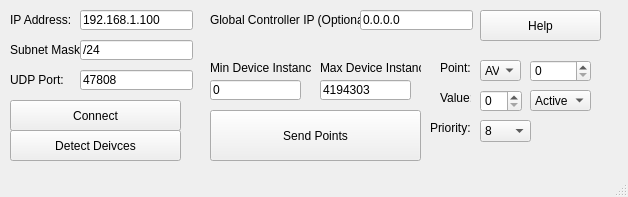
<?xml version="1.0" encoding="UTF-8"?>
<ui version="4.0">
 <class>MainWindow</class>
 <widget class="QMainWindow" name="MainWindow">
  <property name="geometry">
   <rect>
    <x>0</x>
    <y>0</y>
    <width>628</width>
    <height>197</height>
   </rect>
  </property>
  <property name="windowTitle">
   <string>MainWindow</string>
  </property>
  <widget class="QWidget" name="centralwidget">
   <widget class="QPushButton" name="scanButton">
    <property name="geometry">
     <rect>
      <x>10</x>
      <y>130</y>
      <width>171</width>
      <height>31</height>
     </rect>
    </property>
    <property name="text">
     <string>Detect Deivces</string>
    </property>
   </widget>
   <widget class="QPushButton" name="sendButton">
    <property name="geometry">
     <rect>
      <x>210</x>
      <y>110</y>
      <width>211</width>
      <height>51</height>
     </rect>
    </property>
    <property name="text">
     <string>Send Points</string>
    </property>
   </widget>
   <widget class="QLabel" name="iplbl">
    <property name="geometry">
     <rect>
      <x>10</x>
      <y>10</y>
      <width>61</width>
      <height>20</height>
     </rect>
    </property>
    <property name="text">
     <string>IP Address:</string>
    </property>
   </widget>
   <widget class="QLabel" name="maxlbl">
    <property name="geometry">
     <rect>
      <x>320</x>
      <y>60</y>
      <width>101</width>
      <height>16</height>
     </rect>
    </property>
    <property name="text">
     <string>Max Device Instance</string>
    </property>
   </widget>
   <widget class="QLabel" name="minlbl">
    <property name="geometry">
     <rect>
      <x>210</x>
      <y>60</y>
      <width>101</width>
      <height>16</height>
     </rect>
    </property>
    <property name="text">
     <string>Min Device Instance</string>
    </property>
   </widget>
   <widget class="QComboBox" name="pointSelect">
    <property name="geometry">
     <rect>
      <x>480</x>
      <y>60</y>
      <width>41</width>
      <height>21</height>
     </rect>
    </property>
    <item>
     <property name="text">
      <string>AV</string>
     </property>
    </item>
    <item>
     <property name="text">
      <string>BV</string>
     </property>
    </item>
    <item>
     <property name="text">
      <string>AO</string>
     </property>
    </item>
    <item>
     <property name="text">
      <string>BO</string>
     </property>
    </item>
   </widget>
   <widget class="QSpinBox" name="pointNum">
    <property name="geometry">
     <rect>
      <x>530</x>
      <y>60</y>
      <width>61</width>
      <height>22</height>
     </rect>
    </property>
    <property name="maximum">
     <number>9999</number>
    </property>
   </widget>
   <widget class="QLabel" name="pointlbl">
    <property name="geometry">
     <rect>
      <x>440</x>
      <y>60</y>
      <width>31</width>
      <height>16</height>
     </rect>
    </property>
    <property name="text">
     <string>Point:</string>
    </property>
   </widget>
   <widget class="QComboBox" name="binaryInput">
    <property name="geometry">
     <rect>
      <x>530</x>
      <y>90</y>
      <width>61</width>
      <height>21</height>
     </rect>
    </property>
    <item>
     <property name="text">
      <string>Active</string>
     </property>
    </item>
    <item>
     <property name="text">
      <string>NULL</string>
     </property>
    </item>
    <item>
     <property name="text">
      <string>Inactive</string>
     </property>
    </item>
   </widget>
   <widget class="QSpinBox" name="analogInput">
    <property name="geometry">
     <rect>
      <x>480</x>
      <y>90</y>
      <width>42</width>
      <height>22</height>
     </rect>
    </property>
   </widget>
   <widget class="QLabel" name="valuelbl">
    <property name="geometry">
     <rect>
      <x>440</x>
      <y>90</y>
      <width>31</width>
      <height>16</height>
     </rect>
    </property>
    <property name="text">
     <string>Value:</string>
    </property>
   </widget>
   <widget class="QPushButton" name="connectButton">
    <property name="geometry">
     <rect>
      <x>10</x>
      <y>100</y>
      <width>171</width>
      <height>31</height>
     </rect>
    </property>
    <property name="text">
     <string>Connect</string>
    </property>
   </widget>
   <widget class="QLabel" name="submasklbl">
    <property name="geometry">
     <rect>
      <x>10</x>
      <y>40</y>
      <width>71</width>
      <height>20</height>
     </rect>
    </property>
    <property name="text">
     <string>Subnet Mask:</string>
    </property>
   </widget>
   <widget class="QLabel" name="portlbl">
    <property name="geometry">
     <rect>
      <x>10</x>
      <y>70</y>
      <width>71</width>
      <height>20</height>
     </rect>
    </property>
    <property name="text">
     <string>UDP Port:</string>
    </property>
   </widget>
   <widget class="QLabel" name="globallbl">
    <property name="geometry">
     <rect>
      <x>210</x>
      <y>10</y>
      <width>151</width>
      <height>20</height>
     </rect>
    </property>
    <property name="text">
     <string>Global Controller IP (Optional):</string>
    </property>
   </widget>
   <widget class="QPushButton" name="helpButton">
    <property name="geometry">
     <rect>
      <x>480</x>
      <y>10</y>
      <width>121</width>
      <height>31</height>
     </rect>
    </property>
    <property name="text">
     <string>Help</string>
    </property>
   </widget>
   <widget class="QLabel" name="prioritylbl">
    <property name="geometry">
     <rect>
      <x>430</x>
      <y>120</y>
      <width>41</width>
      <height>16</height>
     </rect>
    </property>
    <property name="text">
     <string>Priority:</string>
    </property>
   </widget>
   <widget class="QComboBox" name="priorityInput">
    <property name="geometry">
     <rect>
      <x>480</x>
      <y>120</y>
      <width>51</width>
      <height>22</height>
     </rect>
    </property>
    <item>
     <property name="text">
      <string>8</string>
     </property>
    </item>
    <item>
     <property name="text">
      <string>1</string>
     </property>
    </item>
    <item>
     <property name="text">
      <string>2</string>
     </property>
    </item>
    <item>
     <property name="text">
      <string>3</string>
     </property>
    </item>
    <item>
     <property name="text">
      <string>4</string>
     </property>
    </item>
    <item>
     <property name="text">
      <string>5</string>
     </property>
    </item>
    <item>
     <property name="text">
      <string>6</string>
     </property>
    </item>
    <item>
     <property name="text">
      <string>7</string>
     </property>
    </item>
    <item>
     <property name="text">
      <string>9</string>
     </property>
    </item>
    <item>
     <property name="text">
      <string>10</string>
     </property>
    </item>
    <item>
     <property name="text">
      <string>11</string>
     </property>
    </item>
    <item>
     <property name="text">
      <string>12</string>
     </property>
    </item>
    <item>
     <property name="text">
      <string>13</string>
     </property>
    </item>
    <item>
     <property name="text">
      <string>14</string>
     </property>
    </item>
    <item>
     <property name="text">
      <string>15</string>
     </property>
    </item>
    <item>
     <property name="text">
      <string>16</string>
     </property>
    </item>
   </widget>
   <widget class="QLineEdit" name="ipInput">
    <property name="geometry">
     <rect>
      <x>80</x>
      <y>10</y>
      <width>113</width>
      <height>20</height>
     </rect>
    </property>
    <property name="text">
     <string>192.168.1.100</string>
    </property>
   </widget>
   <widget class="QLineEdit" name="subMaskInput">
    <property name="geometry">
     <rect>
      <x>80</x>
      <y>40</y>
      <width>113</width>
      <height>20</height>
     </rect>
    </property>
    <property name="text">
     <string>/24</string>
    </property>
   </widget>
   <widget class="QLineEdit" name="portInput">
    <property name="geometry">
     <rect>
      <x>80</x>
      <y>70</y>
      <width>113</width>
      <height>20</height>
     </rect>
    </property>
    <property name="text">
     <string>47808</string>
    </property>
   </widget>
   <widget class="QLineEdit" name="globalIpInput">
    <property name="geometry">
     <rect>
      <x>360</x>
      <y>10</y>
      <width>113</width>
      <height>20</height>
     </rect>
    </property>
    <property name="text">
     <string>0.0.0.0</string>
    </property>
   </widget>
   <widget class="QLineEdit" name="minInput">
    <property name="geometry">
     <rect>
      <x>210</x>
      <y>80</y>
      <width>91</width>
      <height>20</height>
     </rect>
    </property>
    <property name="text">
     <string>0</string>
    </property>
   </widget>
   <widget class="QLineEdit" name="maxInput">
    <property name="geometry">
     <rect>
      <x>320</x>
      <y>80</y>
      <width>91</width>
      <height>20</height>
     </rect>
    </property>
    <property name="text">
     <string>4194303</string>
    </property>
   </widget>
  </widget>
  <widget class="QStatusBar" name="statusbar"/>
 </widget>
 <resources/>
 <connections/>
</ui>
